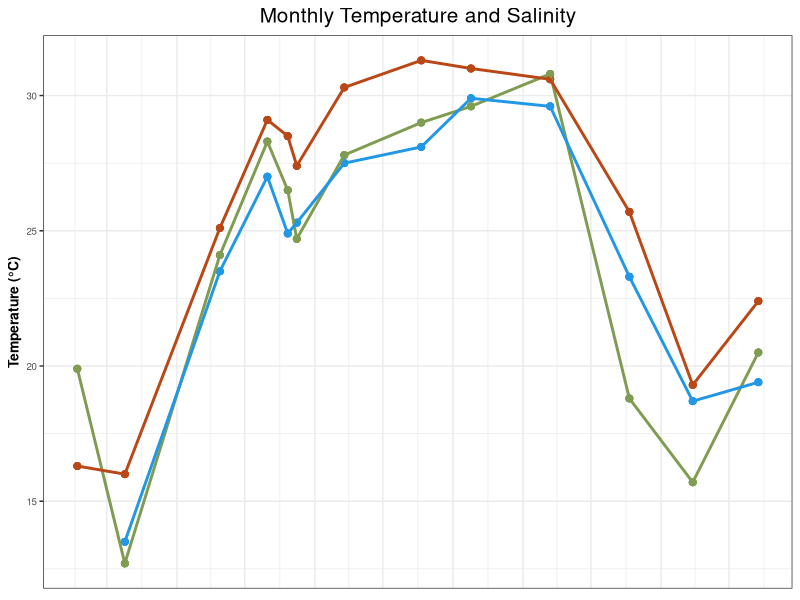
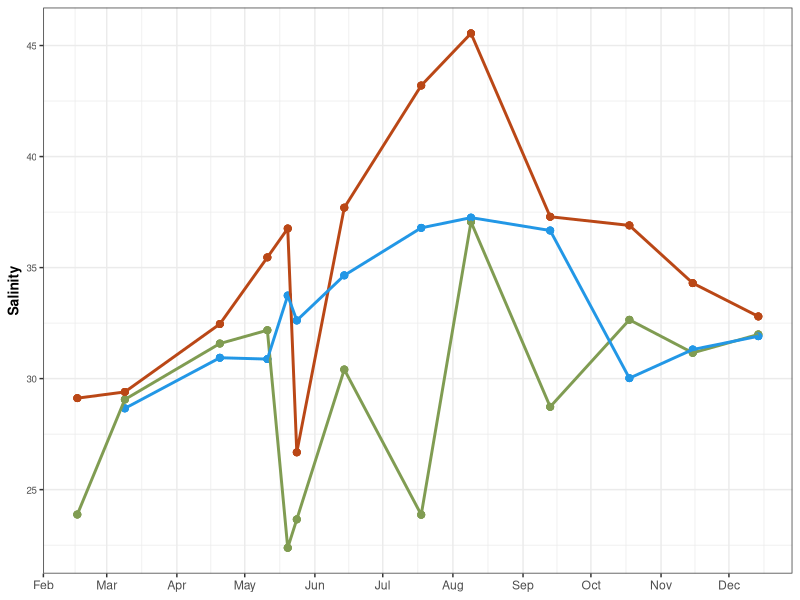
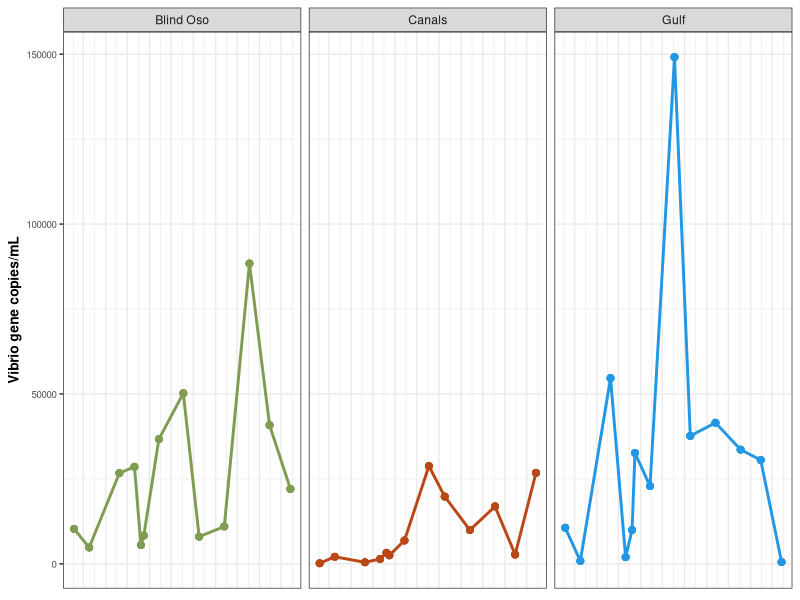
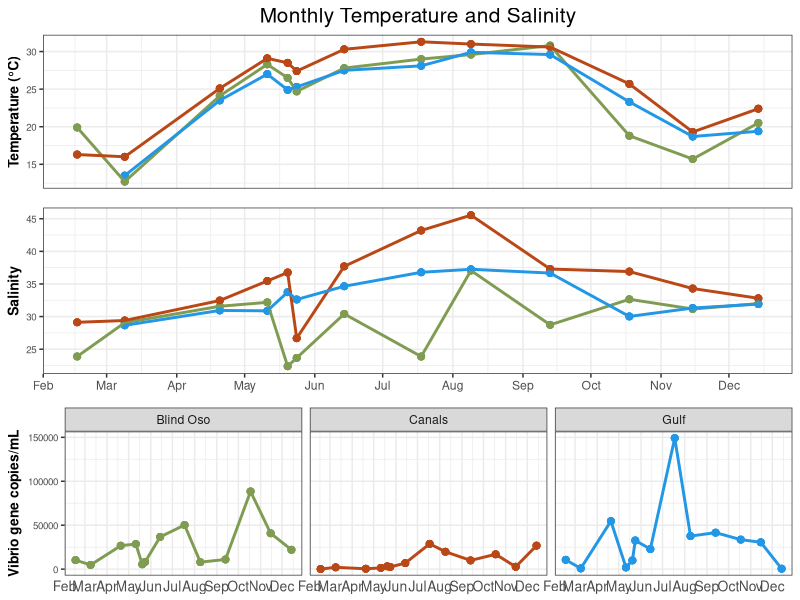
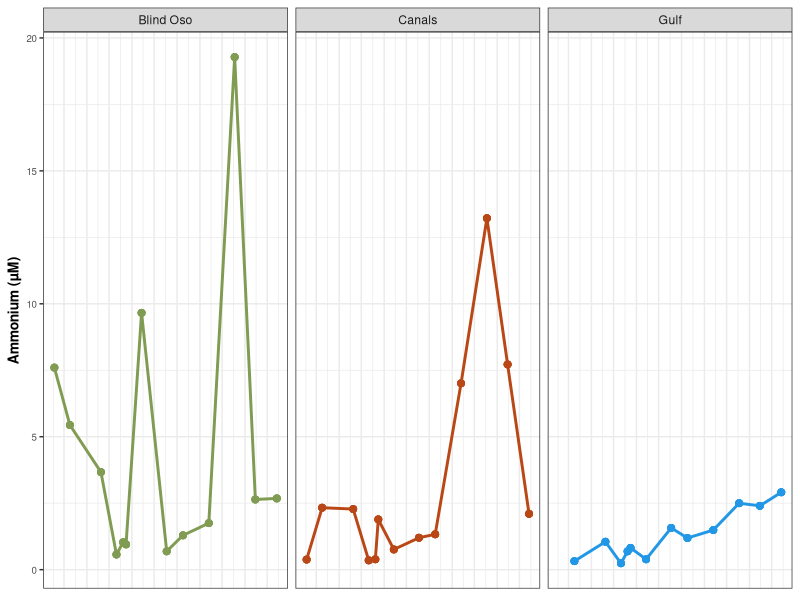
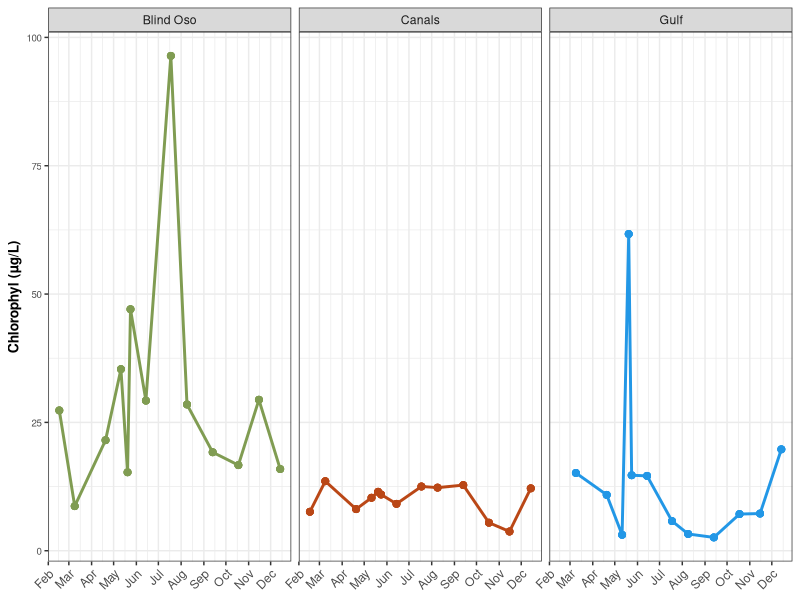
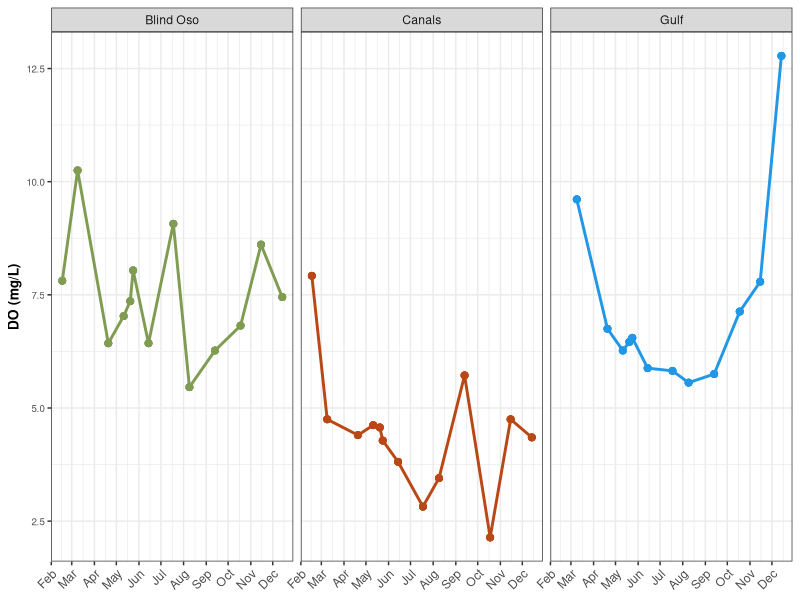
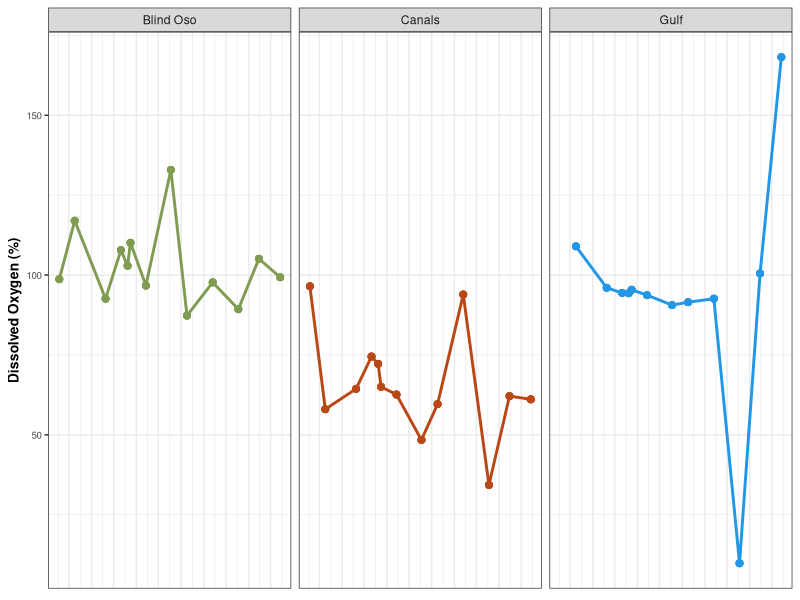

The R source for these figures, in order:
## ---- chunk 1
library(tidyverse)
library(here)
library(ggpubr)
library(lubridate)
library(kableExtra) #Tables
## ---- chunk 2
d1<- read_csv(here("data", "processed_data", "tx_master.csv"))
## ---- chunk 3
daily<- d1 %>%
  filter(Type %in% "Daily")

monthly<- d1 %>% 
  mutate(Type = case_when(d1$date == "2022-07-18"  ~ "Monthly", #This makes 7-18-22 a monthly value for July
                          d1$Type == "Monthly" ~ "Monthly")) %>%
  filter(Type %in% "Monthly") 
## ---- chunk 4
temp<- monthly %>% ggplot() + 
  geom_point(
  aes(
    x = date,
    y = temp,
    color = site),
  size = 2)+
  geom_line(
  aes(
    x = date,
    y = temp,
    color = site),
  size = 1)+
  theme_bw()+
  #facet_wrap(~site)+
  labs(
    x = "Date",
    y = "Temperature (°C)",
    title = "Monthly Temperature and Salinity",
    color = "Site")+
  theme(
    plot.title= element_text(hjust = 0.5, size = 15),
    axis.title.x = element_blank(),
    axis.ticks.x = element_blank(),
    axis.text.x = element_blank(),
    axis.text.y = element_text(size = 7),
    axis.title.y = element_text(size = 10, face = "bold"),
    legend.position = "none",
    legend.background = element_rect(colour = 'black', fill = 'white', linetype='solid')) + #Moves legend onto plot 
    scale_color_manual(values = c("Blind Oso" = "#809C52",
                                "Canals" = "#ba4716",
                                "Gulf" = "4c848c"))+
   scale_x_date(date_breaks="1 month", date_labels="%b")


temp
  
## ---- chunk 5
sal<-  monthly %>% ggplot() + 
  geom_point(
  aes(
    x = date,
    y = sal,
    color = site),
  size = 2)+
  geom_line(
  aes(
    x = date,
    y = sal,
    color = site),
  size = 1)+
  theme_bw()+
  #facet_wrap(~site)+
  labs(
    x = "Date",
    y = "Salinity",
   # title = "Monthly Temperatures",
    color = "Site")+
  theme(
    plot.title= element_text(hjust = 0.5, size = 20),
    axis.title.x = element_blank(),
    #axis.ticks.x = element_blank(),
    #axis.text.x = element_blank(),
    axis.text.y = element_text(size = 7),
    axis.title.y = element_text(size = 10, face = "bold"),
    legend.position = "none",
    legend.background = element_rect(colour = 'black', fill = 'white', linetype='solid')) + #Moves legend onto plot 
    scale_color_manual(values = c("Blind Oso" = "#809C52",
                                "Canals" = "#ba4716",
                                "Gulf" = "4c848c"))+
   scale_x_date(date_breaks="1 month", date_labels="%b")


sal
## ---- chunk 6
fig3 <- monthly %>% ggplot() + 
  geom_point(
  aes(
    x = date,
    y = copies_mL,
    color = site),
  size = 2)+
  geom_line(
  aes(
    x = date,
    y = copies_mL,
    color = site),
  size = 1)+
  theme_bw()+
  facet_wrap(~site)+
  labs(
    x = "Date",
    y = "Vibrio gene copies/mL",
   # title = "Monthly Temperatures",
    color = "Site")+
  theme(
    plot.title= element_text(hjust = 0.5, size = 20),
    axis.title.x = element_blank(),
    axis.ticks.x = element_blank(),
    axis.text.x = element_blank(),
    axis.text.y = element_text(size = 7),
    axis.title.y = element_text(size = 10, face = "bold"),
    legend.position = "none",
    legend.background = element_rect(colour = 'black', fill = 'white', linetype='solid')) + #Moves legend onto plot 
    scale_color_manual(values = c("Blind Oso" = "#809C52",
                                "Canals" = "#ba4716",
                                "Gulf" = "4c848c"))+
   scale_x_date(date_breaks="1 month", date_labels="%b")

fig3
## ---- chunk 7
figp<- ggarrange(temp,sal, fig3 + font("x.text", size = 10), ncol = 1, nrow = 3,align = "v")

figp
## ---- chunk 8
amm<- monthly %>% ggplot() + 
  geom_point(
  aes(
    x = date,
    y = amm,
    color = site),
  size = 2)+
  geom_line(
  aes(
    x = date,
    y = amm,
    color = site),
  size = 1)+
  theme_bw()+
  facet_wrap(~site)+
  labs(
    x = "Date",
    y = "Ammonium (µM)",
   # title = "Monthly Temperatures",
    color = "Site")+
  theme(
    plot.title= element_text(hjust = 0.5, size = 20),
    axis.title.x = element_blank(),
    axis.ticks.x = element_blank(),
    axis.text.x = element_blank(),
    axis.text.y = element_text(size = 7),
    axis.title.y = element_text(size = 10, face = "bold"),
    legend.position = "none",
    legend.background = element_rect(colour = 'black', fill = 'white', linetype='solid')) + #Moves legend onto plot 
    scale_color_manual(values = c("Blind Oso" = "#809C52",
                                "Canals" = "#ba4716",
                                "Gulf" = "4c848c"))+
   scale_x_date(date_breaks="1 month", date_labels="%b")
amm
## ---- chunk 9
chl<- monthly %>% ggplot() + 
  geom_point(
  aes(
    x = date,
    y = chl,
    color = site),
  size = 2)+
  geom_line(
  aes(
    x = date,
    y = chl,
    color = site),
  size = 1)+
  theme_bw()+
  facet_wrap(~site)+
  labs(
    x = "Date",
    y = "Chlorophyl (µg/L)",
   # title = "Monthly Temperatures",
    color = "Site")+
  theme(
    plot.title= element_text(hjust = 0.5, size = 20),
    axis.title.x = element_blank(),
   # axis.ticks.x = element_blank(),
    axis.text.x = element_text(hjust = 1, angle = 45),
    axis.text.y = element_text(size = 7),
    axis.title.y = element_text(size = 10, face = "bold"),
    legend.position = "none",
    legend.background = element_rect(colour = 'black', fill = 'white', linetype='solid')) + #Moves legend onto plot 
    scale_color_manual(values = c("Blind Oso" = "#809C52",
                                "Canals" = "#ba4716",
                                "Gulf" = "4c848c"))+
   scale_x_date(date_breaks="1 month", date_labels="%b")
chl
## ---- chunk 10
do_mgl<-monthly %>% ggplot() + 
  geom_point(
  aes(
    x = date,
    y = do_mgl,
    color = site),
  size = 2)+
  geom_line(
  aes(
    x = date,
    y = do_mgl,
    color = site),
  size = 1)+
  theme_bw()+
  facet_wrap(~site)+
  labs(
    x = "Date",
    y = "DO (mg/L)",
   # title = "Monthly Temperatures",
    color = "Site")+
  theme(
    plot.title= element_text(hjust = 0.5, size = 20),
    axis.title.x = element_blank(),
   # axis.ticks.x = element_blank(),
    axis.text.x = element_text(hjust = 1, angle = 45),
    axis.text.y = element_text(size = 7),
    axis.title.y = element_text(size = 10, face = "bold"),
    legend.position = "none",
    legend.background = element_rect(colour = 'black', fill = 'white', linetype='solid')) + #Moves legend onto plot 
    scale_color_manual(values = c("Blind Oso" = "#809C52",
                                "Canals" = "#ba4716",
                                "Gulf" = "4c848c"))+
   scale_x_date(date_breaks="1 month", date_labels="%b")
do_mgl
## ---- chunk 11
do_per<- monthly %>% ggplot() + 
  geom_point(
  aes(
    x = date,
    y = do_per,
    color = site),
  size = 2)+
  geom_line(
  aes(
    x = date,
    y = do_per,
    color = site),
  size = 1)+
  theme_bw()+
  facet_wrap(~site)+
  labs(
    x = "Date",
    y = "Dissolved Oxygen (%)",
   # title = "Monthly Temperatures",
    color = "Site")+
  theme(
    plot.title= element_text(hjust = 0.5, size = 20),
    axis.title.x = element_blank(),
    axis.ticks.x = element_blank(),
    axis.text.x = element_blank(),
    axis.text.y = element_text(size = 7),
    axis.title.y = element_text(size = 10, face = "bold"),
    legend.position = "none",
    legend.background = element_rect(colour = 'black', fill = 'white', linetype='solid')) + #Moves legend onto plot 
    scale_color_manual(values = c("Blind Oso" = "#809C52",
                                "Canals" = "#ba4716",
                                "Gulf" = "4c848c"))+
   scale_x_date(date_breaks="1 month", date_labels="%b")
do_per
## ---- chunk 12
ph<- monthly %>% ggplot() + 
  geom_point(
  aes(
    x = date,
    y = pH,
    color = site),
  size = 2)+
  geom_line(
  aes(
    x = date,
    y = pH,
    color = site),
  size = 1)+
  theme_bw()+
  facet_wrap(~site)+
  labs(
    x = "Date",
    y = "pH",
   # title = "Monthly Temperatures",
    color = "Site")+
  theme(
    plot.title= element_text(hjust = 0.5, size = 20),
    axis.title.x = element_blank(),
    axis.ticks.x = element_blank(),
    axis.text.x = element_blank(),
    axis.text.y = element_text(size = 7),
    axis.title.y = element_text(size = 10, face = "bold"),
    legend.position = "none",
    legend.background = element_rect(colour = 'black', fill = 'white', linetype='solid')) + #Moves legend onto plot 
    scale_color_manual(values = c("Blind Oso" = "#809C52",
                                "Canals" = "#ba4716",
                                "Gulf" = "4c848c"))+
   scale_x_date(date_breaks="1 month", date_labels="%b")
ph
## ---- chunk 13
secchi<- monthly %>% ggplot() + 
  geom_point(
  aes(
    x = date,
    y = secchi,
    color = site),
  size = 2)+
  geom_line(
  aes(
    x = date,
    y = secchi,
    color = site),
  size = 1)+
  theme_bw()+
  facet_wrap(~site)+
  labs(
    x = "Date",
    y = "Secchi Depth (m)",
   # title = "Monthly Temperatures",
    color = "Site")+
  theme(
    plot.title= element_text(hjust = 0.5, size = 20),
    axis.title.x = element_blank(),
    axis.ticks.x = element_blank(),
    axis.text.x = element_blank(),
    axis.text.y = element_text(size = 7),
    axis.title.y = element_text(size = 10, face = "bold"),
    legend.position = "none",
    legend.background = element_rect(colour = 'black', fill = 'white', linetype='solid')) + #Moves legend onto plot 
    scale_color_manual(values = c("Blind Oso" = "#809C52",
                                "Canals" = "#ba4716",
                                "Gulf" = "4c848c"))+
   scale_x_date(date_breaks="1 month", date_labels="%b")

secchi
## ---- chunk 14
nn<- monthly %>% ggplot() + 
  geom_point(
  aes(
    x = date,
    y = nn,
    color = site),
  size = 2)+
  geom_line(
  aes(
    x = date,
    y = nn,
    color = site),
  size = 1)+
  theme_bw()+
  facet_wrap(~site)+
  labs(
    x = "Date",
    y = "Nitrate+Nitrite (µM)",
   # title = "Monthly Temperatures",
    color = "Site")+
  theme(
    plot.title= element_text(hjust = 0.5, size = 20),
    axis.title.x = element_blank(),
    axis.ticks.x = element_blank(),
    axis.text.x = element_blank(),
    axis.text.y = element_text(size = 7),
    axis.title.y = element_text(size = 10, face = "bold"),
    legend.position = "none",
    legend.background = element_rect(colour = 'black', fill = 'white', linetype='solid')) + #Moves legend onto plot 
    scale_color_manual(values = c("Blind Oso" = "#809C52",
                                "Canals" = "#ba4716",
                                "Gulf" = "4c848c"))+
   scale_x_date(date_breaks="1 month", date_labels="%b")

nn
## ---- chunk 15
orthop<- monthly %>% ggplot() + 
  geom_point(
  aes(
    x = date,
    y = orthop,
    color = site),
  size = 2)+
  geom_line(
  aes(
    x = date,
    y = orthop,
    color = site),
  size = 1)+
  theme_bw()+
  facet_wrap(~site)+
  labs(
    x = "Date",
    y = "Orthophosphate (µM)",
   # title = "Monthly Temperatures",
    color = "Site")+
  theme(
    plot.title= element_text(hjust = 0.5, size = 20),
    axis.title.x = element_blank(),
    axis.ticks.x = element_blank(),
    axis.text.x = element_blank(),
    axis.text.y = element_text(size = 7),
    axis.title.y = element_text(size = 10, face = "bold"),
    legend.position = "none",
    legend.background = element_rect(colour = 'black', fill = 'white', linetype='solid')) + #Moves legend onto plot 
    scale_color_manual(values = c("Blind Oso" = "#809C52",
                                "Canals" = "#ba4716",
                                "Gulf" = "4c848c"))+
   scale_x_date(date_breaks="1 month", date_labels="%b")
orthop
## ---- chunk 16
sil<-monthly %>% 
  filter(site %in% "Canals") %>%
  ggplot() + 
  geom_point(
  aes(
    x = date,
    y = sil,
    color = site),
  size = 2)+
  geom_line(
  aes(
    x = date,
    y = sil,
    color = site))+
  theme_bw()+
  #facet_wrap(~site)+
  labs(
    x = "Date",
    y = "Silicate (µM)",
    title = "Canals: Silicate",
    color = "Site")+
  theme(
    plot.title= element_text(hjust = 0.5, size = 20),
   # axis.title.x = element_blank(),
    #axis.ticks.x = element_blank(),
    #axis.text.x = element_blank(),
    axis.text.y = element_text(size = 7),
    axis.title.y = element_text(size = 10, face = "bold"),
    legend.position = "none",
    legend.background = element_rect(colour = 'black', fill = 'white', linetype='solid')) + #Moves legend onto plot 
    scale_color_manual(values = c("Blind Oso" = "#809C52",
                                "Canals" = "#ba4716",
                                "Gulf" = "4c848c"))+
   scale_x_date(date_breaks="1 month", date_labels="%b")

sil
## ---- chunk 17
din<- monthly %>% ggplot() + 
  geom_point(
  aes(
    x = date,
    y = din,
    color = site),
  size = 2)+
  geom_line(
  aes(
    x = date,
    y = din,
    color = site),
  size = 1)+
  theme_bw()+
  facet_wrap(~site)+
  labs(
    x = "Date",
    y = "DIN (µM)",
   # title = "Monthly Temperatures",
    color = "Site")+
  theme(
    plot.title= element_text(hjust = 0.5, size = 20),
    axis.title.x = element_blank(),
    axis.ticks.x = element_blank(),
    axis.text.x = element_blank(),
    axis.text.y = element_text(size = 7),
    axis.title.y = element_text(size = 10, face = "bold"),
    legend.position = "none",
    legend.background = element_rect(colour = 'black', fill = 'white', linetype='solid')) + #Moves legend onto plot 
    scale_color_manual(values = c("Blind Oso" = "#809C52",
                                "Canals" = "#ba4716",
                                "Gulf" = "4c848c"))+
   scale_x_date(date_breaks="1 month", date_labels="%b")
din
## ---- chunk 18
din_dip<- monthly %>% ggplot() + 
  geom_point(
  aes(
    x = date,
    y = din_dip,
    color = site),
  size = 2)+
  geom_line(
  aes(
    x = date,
    y = din_dip,
    color = site),
  size = 1)+
  theme_bw()+
  facet_wrap(~site)+
  labs(
    x = "Date",
    y = "DIN:DIP (µM)",
   # title = "Monthly Temperatures",
    color = "Site")+
  theme(
    plot.title= element_text(hjust = 0.5, size = 20),
    axis.title.x = element_blank(),
    axis.ticks.x = element_blank(),
    axis.text.x = element_blank(),
    axis.text.y = element_text(size = 7),
    axis.title.y = element_text(size = 10, face = "bold"),
    legend.position = "none",
    legend.background = element_rect(colour = 'black', fill = 'white', linetype='solid')) + #Moves legend onto plot 
    scale_color_manual(values = c("Blind Oso" = "#809C52",
                                "Canals" = "#ba4716",
                                "Gulf" = "4c848c"))+
   scale_x_date(date_breaks="1 month", date_labels="%b")

din_dip
## ---- chunk 19
tdn<- monthly %>% ggplot() + 
  geom_point(
  aes(
    x = date,
    y = tdn,
    color = site),
  size = 2)+
  geom_line(
  aes(
    x = date,
    y = tdn,
    color = site),
  size = 1)+
  theme_bw()+
  facet_wrap(~site)+
  labs(
    x = "Date",
    y = "TDN (µM)",
   # title = "Monthly Temperatures",
    color = "Site")+
  theme(
    plot.title= element_text(hjust = 0.5, size = 20),
    axis.title.x = element_blank(),
    axis.ticks.x = element_blank(),
    axis.text.x = element_blank(),
    axis.text.y = element_text(size = 7),
    axis.title.y = element_text(size = 10, face = "bold"),
    legend.position = "none",
    legend.background = element_rect(colour = 'black', fill = 'white', linetype='solid')) + #Moves legend onto plot 
    scale_color_manual(values = c("Blind Oso" = "#809C52",
                                "Canals" = "#ba4716",
                                "Gulf" = "4c848c"))+
   scale_x_date(date_breaks="1 month", date_labels="%b")

tdn
## ---- chunk 20
don<- monthly %>% ggplot() + 
  geom_point(
  aes(
    x = date,
    y = don,
    color = site),
  size = 2)+
  geom_line(
  aes(
    x = date,
    y = don,
    color = site),
  size = 1)+
  theme_bw()+
  facet_wrap(~site)+
  labs(
    x = "Date",
    y = "DON (µM)",
   # title = "Monthly Temperatures",
    color = "Site")+
  theme(
    plot.title= element_text(hjust = 0.5, size = 20),
    axis.title.x = element_blank(),
    axis.ticks.x = element_blank(),
    axis.text.x = element_blank(),
    axis.text.y = element_text(size = 7),
    axis.title.y = element_text(size = 10, face = "bold"),
    legend.position = "none",
    legend.background = element_rect(colour = 'black', fill = 'white', linetype='solid')) + #Moves legend onto plot 
    scale_color_manual(values = c("Blind Oso" = "#809C52",
                                "Canals" = "#ba4716",
                                "Gulf" = "4c848c"))+
   scale_x_date(date_breaks="1 month", date_labels="%b")
don
## ---- chunk 21
doc<- monthly %>% ggplot() + 
  geom_point(
  aes(
    x = date,
    y = doc,
    color = site),
  size = 2)+
  geom_line(
  aes(
    x = date,
    y = doc,
    color = site),
  size = 1)+
  theme_bw()+
  facet_wrap(~site)+
  labs(
    x = "Date",
    y = "DOC (µM)",
   # title = "Monthly Temperatures",
    color = "Site")+
  theme(
    plot.title= element_text(hjust = 0.5, size = 20),
    axis.title.x = element_blank(),
    axis.ticks.x = element_blank(),
    axis.text.x = element_blank(),
    axis.text.y = element_text(size = 7),
    axis.title.y = element_text(size = 10, face = "bold"),
    legend.position = "none",
    legend.background = element_rect(colour = 'black', fill = 'white', linetype='solid')) + #Moves legend onto plot 
    scale_color_manual(values = c("Blind Oso" = "#809C52",
                                "Canals" = "#ba4716",
                                "Gulf" = "4c848c"))+
   scale_x_date(date_breaks="1 month", date_labels="%b")
doc
## ---- chunk 22
toc<- monthly %>% ggplot() + 
  geom_point(
  aes(
    x = date,
    y = toc,
    color = site),
  size = 2)+
  geom_line(
  aes(
    x = date,
    y = toc,
    color = site),
  size = 1)+
  theme_bw()+
  facet_wrap(~site)+
  labs(
    x = "Date",
    y = "TOC (µM)",
   # title = "Monthly Temperatures",
    color = "Site")+
  theme(
    plot.title= element_text(hjust = 0.5, size = 20),
    axis.title.x = element_blank(),
    axis.ticks.x = element_blank(),
    axis.text.x = element_blank(),
    axis.text.y = element_text(size = 7),
    axis.title.y = element_text(size = 10, face = "bold"),
    legend.position = "none",
    legend.background = element_rect(colour = 'black', fill = 'white', linetype='solid')) + #Moves legend onto plot 
    scale_color_manual(values = c("Blind Oso" = "#809C52",
                                "Canals" = "#ba4716",
                                "Gulf" = "4c848c"))+
   scale_x_date(date_breaks="1 month", date_labels="%b")
toc
## ---- chunk 23
tn<- monthly %>% ggplot() + 
  geom_point(
  aes(
    x = date,
    y = tn,
    color = site),
  size = 2)+
  geom_line(
  aes(
    x = date,
    y = tn,
    color = site),
  size = 1)+
  theme_bw()+
  facet_wrap(~site)+
  labs(
    x = "Date",
    y = "TN (µM)",
   # title = "Monthly Temperatures",
    color = "Site")+
  theme(
    plot.title= element_text(hjust = 0.5, size = 20),
    axis.title.x = element_blank(),
    axis.ticks.x = element_blank(),
    axis.text.x = element_blank(),
    axis.text.y = element_text(size = 7),
    axis.title.y = element_text(size = 10, face = "bold"),
    legend.position = "none",
    legend.background = element_rect(colour = 'black', fill = 'white', linetype='solid')) + #Moves legend onto plot 
    scale_color_manual(values = c("Blind Oso" = "#809C52",
                                "Canals" = "#ba4716",
                                "Gulf" = "4c848c"))+
   scale_x_date(date_breaks="1 month", date_labels="%b")
tn
## ---- chunk 24
final<- ggarrange(
                temp,
                sal,
                #nn,
                #orthop,
                #amm,
                #din,
                #don,
                #doc,
               # toc,
                #pH,
               # tn,
                #sil,
               # cop,
                #tdn,
                #do_mgl,
                #secchi,
                #din_dip,
                #chl,
                #font("x.text", size = 8.5),
                ncol = 1, 
                nrow = 2,
                align = "v")

final

ggsave(here("results", "plots", "env_monthly.png"))
## ---- chunk 25
yeet<-
  monthly %>%
  dplyr::select(date, site, hr_cst,
        sal ) %>%
  filter(site %in% "Gulf",
         !date == as.Date('2022-05-24') & !date == as.Date('2022-05-20'),
         hr_cst %in% "01" | hr_cst %in% "00")
## ---- chunk 26
avg<- 
  monthly %>%
  filter(!date == as.Date('2022-05-24') & !date == as.Date('2022-05-20'),#Gets ride of extra dates in May
         hr_cst %in% "01" 
         | hr_cst %in% "00") 

b_avg<-
  avg %>%
  filter(site %in% "Blind Oso") %>%
  dplyr::select(!c(site, date, Type, hr_cst)) 
b_avg<-
  rbind(b_avg, sapply(b_avg, function(x) if(is.numeric(x)) mean(x, na.rm = TRUE) else ""))



c_avg<-
  avg %>%
  filter(site %in% "Canals")%>%
  dplyr::select(!c(site, date, Type, hr_cst))
c_avg<-
  rbind(c_avg, sapply(c_avg, function(x) if(is.numeric(x)) mean(x, na.rm = TRUE) else "")) 

r_avg<-
  avg %>%
  filter(site %in% "Gulf")%>%
  dplyr::select(!c(site, date, Type, hr_cst))
r_avg<-
  rbind(r_avg, sapply(r_avg, function(x) if(is.numeric(x)) mean(x, na.rm = TRUE) else ""))

## ---- chunk 27
b_nn<- b_avg$nn[12] 
b_orthop<- b_avg$orthop[12]
b_amm<- b_avg$amm[12]

c_nn<- c_avg$nn[12]
c_orthop<- c_avg$orthop[12]
c_amm<- c_avg$amm[12]

r_nn<- r_avg$nn[12]
r_orthop<- r_avg$orthop[12]
r_amm<- r_avg$amm[12]

#DF
average_df<- 
  tibble(Site  = c("Blind Oso", "Canals", "Gulf"),
             NN = c(b_nn, c_nn, r_nn),
             OrthoP = c(b_orthop, c_orthop, r_orthop),
             Amm = c(b_amm, c_amm, r_amm))
kable(average_df)
## ---- chunk 28
nn_comp <- list( c("Blind Oso", "Canals"), c("Blind Oso", "Gulf"), c("Canals", "Gulf") )

site_nn<-
ggboxplot(avg, x = "site", y = "nn",
          color = "site")+
    scale_color_manual(values = c("Blind Oso" = "#809C52",
                                "Canals" = "#ba4716",
                                "Gulf" = "#4c848c"))+
  labs(y = "Nitrate+Nitrite (µM)")+ 
    theme(legend.position = "none")+
 stat_compare_means(comparisons = nn_comp)

site_nn

## ---- chunk 29
orthop_comp <- list( c("Blind Oso", "Canals"), c("Blind Oso", "Gulf"), c("Canals", "Gulf") )

site_orthop<-
ggboxplot(avg, x = "site", y = "orthop",
          color = "site")+
    scale_color_manual(values = c("Blind Oso" = "#809C52",
                                "Canals" = "#ba4716",
                                "Gulf" = "#4c848c"))+
  labs(y = "Orthophosphate (µM)",
       color = "Site")+ 
 stat_compare_means(comparisons = orthop_comp)
site_orthop

## ---- chunk 30
am_comp <- list( c("Blind Oso", "Canals"), c("Blind Oso", "Gulf"), c("Canals", "Gulf") )

site_amm<-
ggboxplot(avg, x = "site", y = "amm",
          color = "site")+
    scale_color_manual(values = c("Blind Oso" = "#809C52",
                                "Canals" = "#ba4716",
                                "Gulf" = "#4c848c"))+
  labs(y = "Ammonium (µM)")+ 
  theme(legend.position = "none")+
 stat_compare_means(comparisons = am_comp)
site_amm
## ---- chunk 31
am_comp <- list( c("Blind Oso", "Canals"), c("Blind Oso", "Gulf"), c("Canals", "Gulf") )

site_sal<-
ggboxplot(avg, x = "site", y = "sal",
          color = "site")+
    scale_color_manual(values = c("Blind Oso" = "#809C52",
                                "Canals" = "#ba4716",
                                "Gulf" = "#4c848c"))+
  labs(y = "Salinity")+ 
  theme(legend.position = "none")+
 stat_compare_means(comparisons = am_comp)
site_sal
## ---- chunk 32
ggarrange(site_nn, site_orthop, site_amm,
          ncol = 3, 
          nrow = 1,
          align = "h",
          common.legend = TRUE)+
  labs(legend = "Site")

ggsave(here('results', 'plots', 'env', 'monthly_nutrients_averages.png'))
